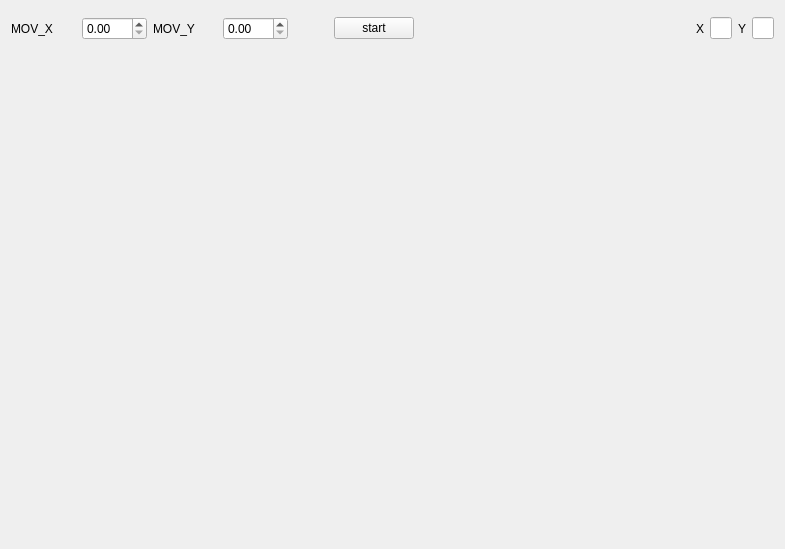
<?xml version="1.0" encoding="UTF-8"?>
<ui version="4.0">
 <class>CameraWidget</class>
 <widget class="QWidget" name="CameraWidget">
  <property name="geometry">
   <rect>
    <x>0</x>
    <y>0</y>
    <width>785</width>
    <height>549</height>
   </rect>
  </property>
  <property name="minimumSize">
   <size>
    <width>640</width>
    <height>480</height>
   </size>
  </property>
  <property name="windowTitle">
   <string>Form</string>
  </property>
  <property name="styleSheet">
   <string notr="true">font: 9pt &quot;Microsoft JhengHei UI&quot;;</string>
  </property>
  <layout class="QVBoxLayout" name="verticalLayout">
   <item>
    <layout class="QHBoxLayout" name="horizontalLayout" stretch="5,0,0,5,1">
     <item>
      <layout class="QHBoxLayout" name="horizontalLayout_2">
       <item>
        <widget class="QLabel" name="label_2">
         <property name="text">
          <string>MOV_X</string>
         </property>
        </widget>
       </item>
       <item>
        <widget class="QDoubleSpinBox" name="posxDoubleSpinBox"/>
       </item>
       <item>
        <widget class="QLabel" name="label_3">
         <property name="text">
          <string>MOV_Y</string>
         </property>
        </widget>
       </item>
       <item>
        <widget class="QDoubleSpinBox" name="posyDoubleSpinBox"/>
       </item>
      </layout>
     </item>
     <item>
      <spacer name="horizontalSpacer_2">
       <property name="orientation">
        <enum>Qt::Horizontal</enum>
       </property>
       <property name="sizeHint" stdset="0">
        <size>
         <width>40</width>
         <height>20</height>
        </size>
       </property>
      </spacer>
     </item>
     <item>
      <widget class="QPushButton" name="startButton">
       <property name="text">
        <string>start</string>
       </property>
      </widget>
     </item>
     <item>
      <spacer name="horizontalSpacer">
       <property name="orientation">
        <enum>Qt::Horizontal</enum>
       </property>
       <property name="sizeHint" stdset="0">
        <size>
         <width>50</width>
         <height>20</height>
        </size>
       </property>
      </spacer>
     </item>
     <item>
      <layout class="QHBoxLayout" name="horizontalLayout_3">
       <item>
        <widget class="QLabel" name="label">
         <property name="text">
          <string>X</string>
         </property>
        </widget>
       </item>
       <item>
        <widget class="QLineEdit" name="xEdit"/>
       </item>
       <item>
        <widget class="QLabel" name="label_4">
         <property name="text">
          <string>Y</string>
         </property>
        </widget>
       </item>
       <item>
        <widget class="QLineEdit" name="yEdit"/>
       </item>
      </layout>
     </item>
    </layout>
   </item>
   <item>
    <widget class="QLabel" name="imgLabel">
     <property name="minimumSize">
      <size>
       <width>640</width>
       <height>480</height>
      </size>
     </property>
     <property name="maximumSize">
      <size>
       <width>640</width>
       <height>480</height>
      </size>
     </property>
     <property name="text">
      <string/>
     </property>
    </widget>
   </item>
  </layout>
 </widget>
 <resources/>
 <connections/>
</ui>
